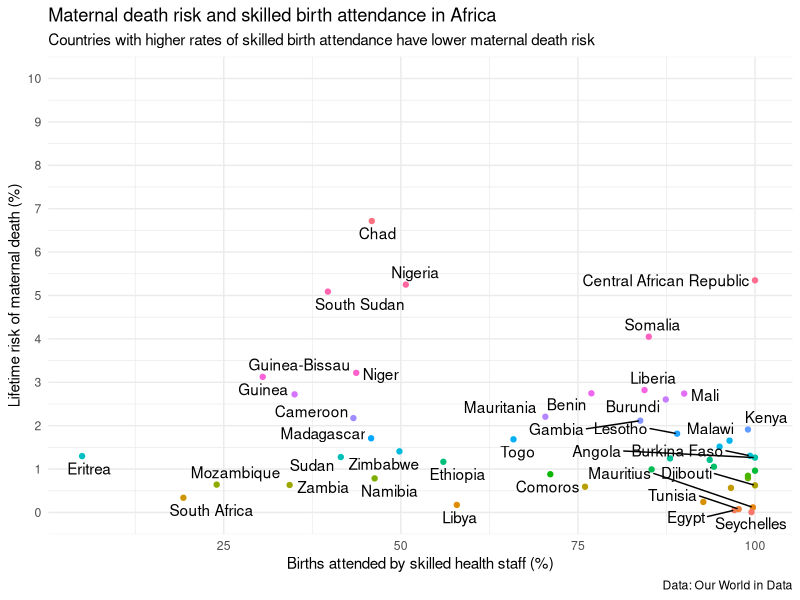
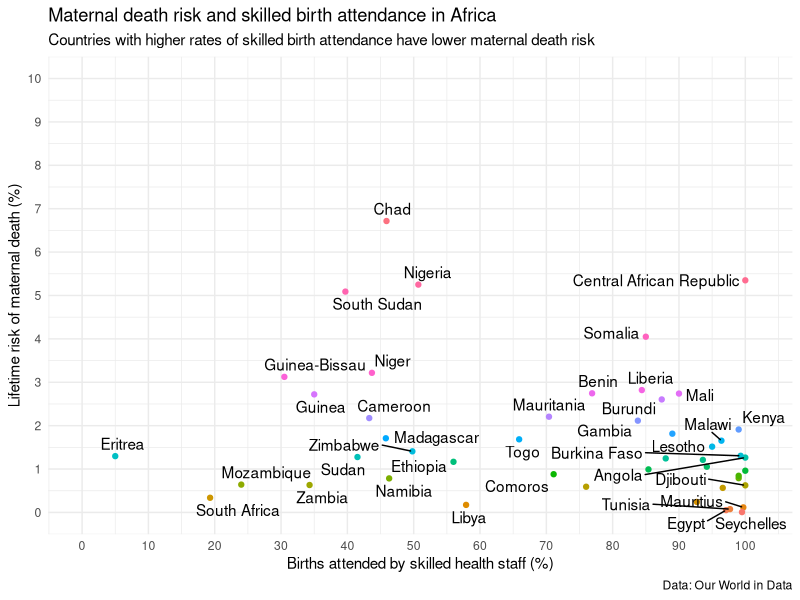
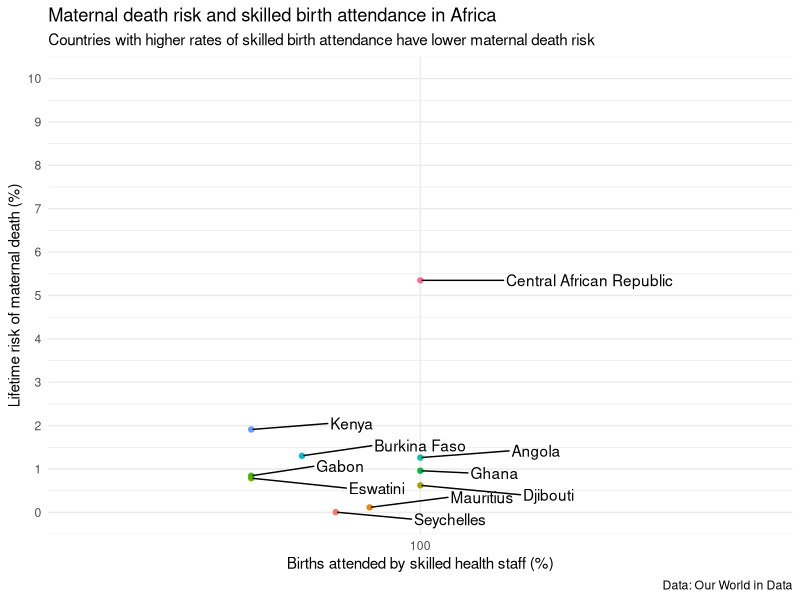

Reproduce these figures in R, in order.
library(tidyverse)
library(ggrepel)

death_rate <- read_csv("charts/25risk/share-of-women-who-are-expected-to-die-from-pregnancy-related-causes.csv")
skilled_births <- read_csv("charts/25risk/share-of-births-attended-by-skilled-health-staff.csv")

african_countries <- c(
  "Algeria", "Angola", "Benin", "Botswana", "Burkina Faso", "Burundi",
  "Cabo Verde", "Cameroon", "Central African Republic", "Chad",
  "Comoros", "Congo (Congo-Brazzaville)", "Côte d'Ivoire",
  "Democratic Republic of the Congo", "Djibouti", "Egypt",
  "Equatorial Guinea", "Eritrea", "Eswatini",
  "Ethiopia", "Gabon", "Gambia", "Ghana", "Guinea",
  "Guinea-Bissau", "Kenya", "Lesotho", "Liberia",
  "Libya", "Madagascar", "Malawi", "Mali",
  "Mauritania", "Mauritius", "Mozambique",
  "Namibia", "Niger", "Nigeria", "Rwanda",
  "Sao Tome and Principe", "Senegal", "Seychelles",
  "South Africa", "Somalia", "South Sudan", "Sudan", 
  "Tanzania", "Togo", "Tunisia",
  "Uganda", "Zambia", "Zimbabwe",
  "United Republic of Tanzania"
)

filled_skilled_births <- skilled_births |> complete(Entity, Year) |> arrange(Entity, desc(Year)) |>  fill(everything())

df <- death_rate |> filter(Entity %in% african_countries & Year == 2020) |> 
  rename(dr = `Lifetime risk of maternal death (%)` ) |> 
  left_join(filled_skilled_births |> filter(Entity %in% african_countries & Year == 2020) |> 
              rename(sk = `Births attended by skilled health staff (% of total)`)) |> 
  mutate(Entity = fct_reorder(Entity, dr))


base_plot <- df |> ggplot(aes(x=sk, y=dr)) +
  geom_point(aes(color=Entity)) +
  geom_text_repel(aes(label=Entity), hjust = 0, nudge_x = 0.5) +
  scale_y_continuous(limits = c(0, 10), breaks = seq(0, 10, by = 1)) +
  labs(
    title = "Maternal death risk and skilled birth attendance in Africa",
    subtitle = "Countries with higher rates of skilled birth attendance have lower maternal death risk",
    x = "Births attended by skilled health staff (%)",
    y = "Lifetime risk of maternal death (%)",
    caption = "Data: Our World in Data"
  ) +
  theme_minimal() +
  theme(legend.position = "none")


full_plot <-  base_plot + scale_x_continuous(limits = c(0, 102), breaks = seq(0, 100, by = 10)) 
zoomed_in <-  base_plot + scale_x_continuous(limits = c(98, 102), breaks = seq(0, 100, by = 10)) 
